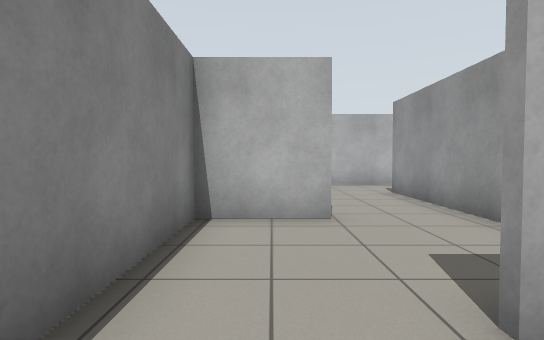
[1] (above)

12 first-person views from a walk through a robot-simulator world made for Gazebo. The camera is 0.94 m above the floor, tilts 2° down and sees 80° across. The floor is counted in squares, 1 m on a side. Each view is taken from the middle of a square. On the plan, view 1 faces up. The plan holds only what a view shows up to about 12 squares ahead; the rest is blank.

[2]
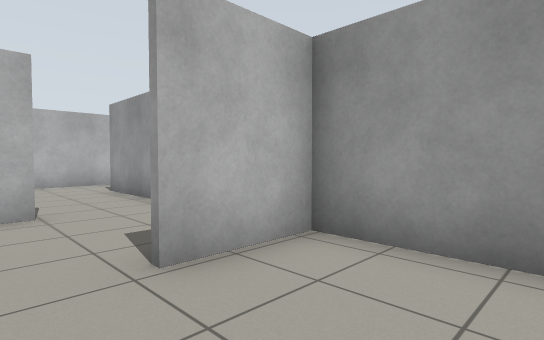

[3]
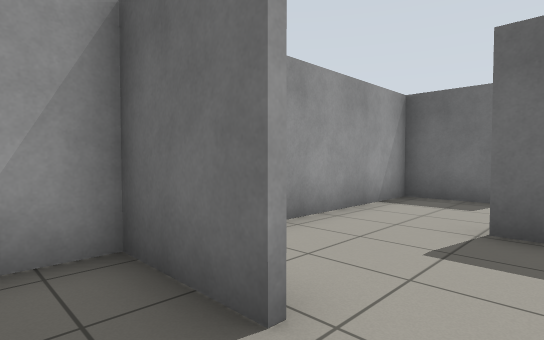

[4]
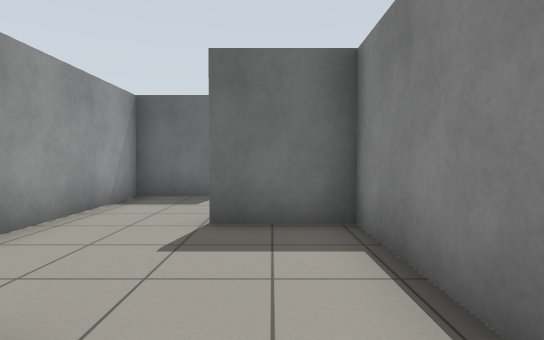

[5]
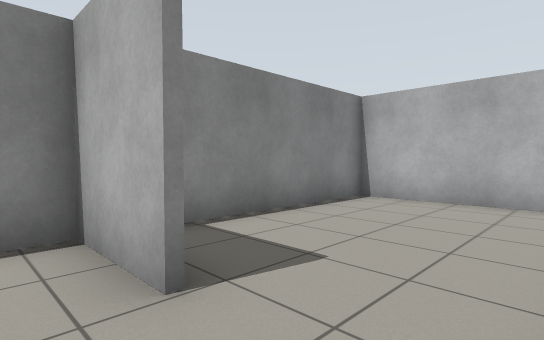

[6]
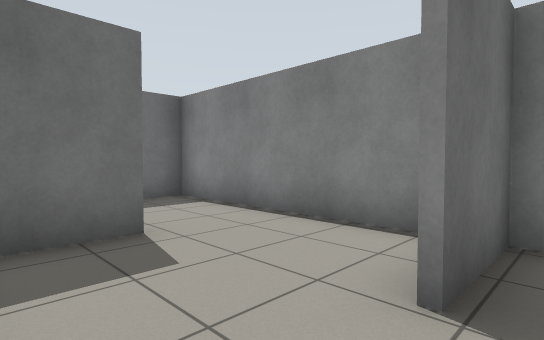

[7]
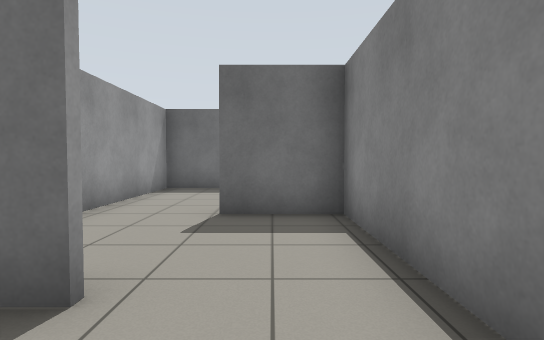

[8]
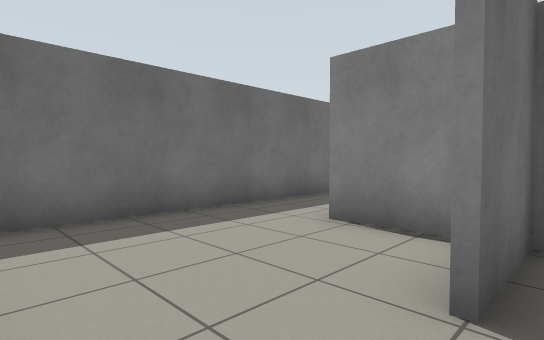

[9]
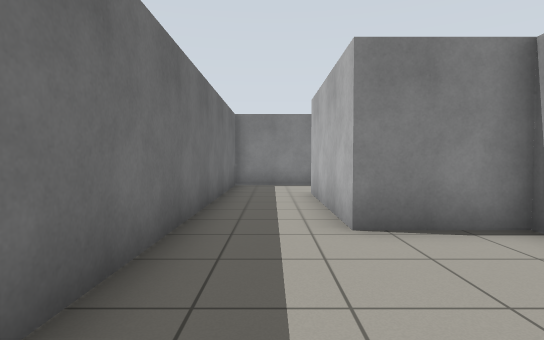

[10]
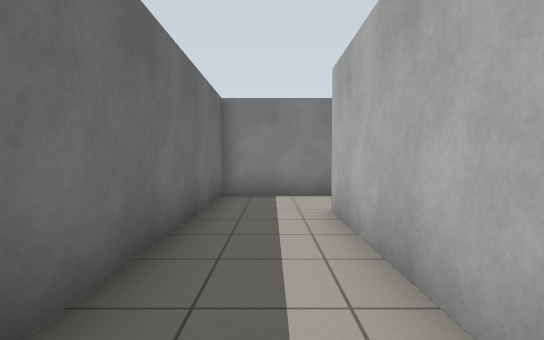

[11]
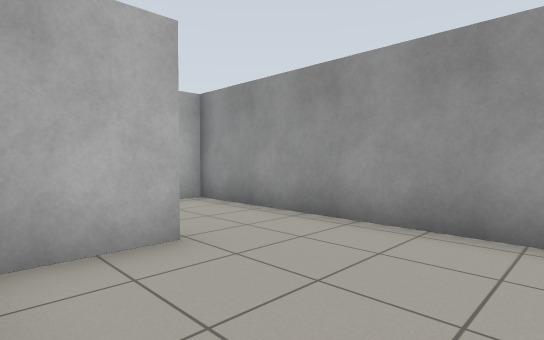

[12]
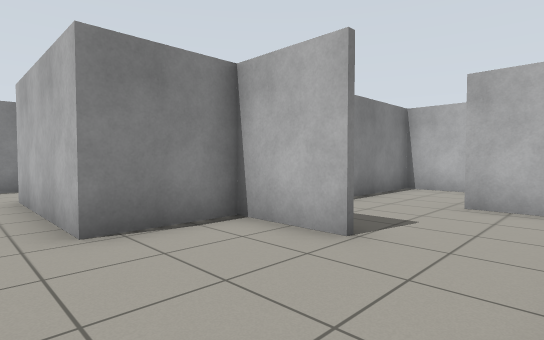

### Floor plan
Points are (right, up) in squares from view 1. A wall is a line through its corners. A room is listed if a view was taken in it or the views show most of it. See-through windows are left out.
Room 1 (views 1, 2, 6, 7)
walls: (0.5, -1.8) (-1.2, -1.8); (-1.2, -1.6) (1, -1.6); (-1.2, 1.5) (-1.2, -4.4); (1.2, -5) (3.4, -5); (3.4, -5.1) (3.4, 1.6) (1.2, 1.6)
ways out: opening at (0.5, 2) to room 2; opening at (0.5, -5) to room 3
Room 2 (views 3, 4, 5)
walls: (1, 5) (-1.2, 5) (-1.2, 1.5); (3.4, 4.6) (3.4, 9.1); (4.3, 11.4) (-1.2, 11.4) (-1.2, 6.4); (1.2, 1.8) (3.4, 1.8) (3.4, 2.8)
ways out: opening at (0.5, 2) to room 1; opening at (4, 10.5)
Room 3 (view 8)
walls: (3.4, -5.2) (1.2, -5.2); (-1.2, -4.4) (-1.2, -7.9); (-1.2, -8.5) (1, -8.5); (3.4, -8.6) (3.4, -5.1)
ways out: opening at (0.5, -5) to room 1; opening at (2.5, -8) to room 4
Room 4 (views 9, 10, 11, 12)
walls: (1, -8.6) (-1.2, -8.6); (-1.2, -7.9) (-1.2, -10.9) (-5.7, -10.9); (-8.4, -11.6) (-8.4, -13.3) (3.4, -13.3) (3.4, -8.6)
ways out: opening at (2.5, -8) to room 3; opening at (-7, -12)

Positions as (right, up) in squares from view 1, and headings:
1: (0, 0), facing up
2: (0, -1), facing up-right
3: (0, 3), facing down-right
4: (0, 3), facing down
5: (3, 4), facing up-left
6: (3, -1), facing down-left
7: (0, -3), facing down
8: (3, -8), facing down-left
9: (3, -12), facing left
10: (0, -12), facing left
11: (-1, -12), facing up-right
12: (3, -12), facing up-left
